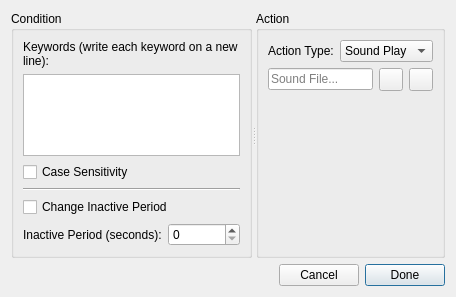
<?xml version="1.0" encoding="UTF-8"?>
<ui version="4.0">
 <class>CommandSingleEditor</class>
 <widget class="QDialog" name="CommandSingleEditor">
  <property name="geometry">
   <rect>
    <x>0</x>
    <y>0</y>
    <width>456</width>
    <height>297</height>
   </rect>
  </property>
  <property name="windowTitle">
   <string>Command Creating</string>
  </property>
  <layout class="QVBoxLayout" name="verticalLayout_3">
   <item>
    <widget class="QSplitter" name="splitter">
     <property name="orientation">
      <enum>Qt::Horizontal</enum>
     </property>
     <property name="childrenCollapsible">
      <bool>false</bool>
     </property>
     <widget class="QGroupBox" name="groupBox">
      <property name="title">
       <string>Condition</string>
      </property>
      <layout class="QVBoxLayout" name="verticalLayout_2">
       <item>
        <widget class="QLabel" name="label">
         <property name="text">
          <string>Keywords (write each keyword on a new line):</string>
         </property>
         <property name="wordWrap">
          <bool>true</bool>
         </property>
         <property name="buddy">
          <cstring>groupBox</cstring>
         </property>
        </widget>
       </item>
       <item>
        <widget class="QPlainTextEdit" name="plainTextEditKeywords">
         <property name="sizePolicy">
          <sizepolicy hsizetype="Preferred" vsizetype="Preferred">
           <horstretch>0</horstretch>
           <verstretch>0</verstretch>
          </sizepolicy>
         </property>
        </widget>
       </item>
       <item>
        <widget class="QCheckBox" name="checkBoxCaseSensitivity">
         <property name="text">
          <string>Case Sensitivity</string>
         </property>
        </widget>
       </item>
       <item>
        <widget class="Line" name="line">
         <property name="orientation">
          <enum>Qt::Horizontal</enum>
         </property>
        </widget>
       </item>
       <item>
        <layout class="QGridLayout" name="gridLayout_3">
         <item row="1" column="0">
          <widget class="QLabel" name="labelCooldown">
           <property name="toolTip">
            <string>&lt;html&gt;&lt;head/&gt;&lt;body&gt;&lt;p&gt;The time during which the command cannot be run after the last run&lt;/p&gt;&lt;/body&gt;&lt;/html&gt;</string>
           </property>
           <property name="text">
            <string>Inactive Period (seconds):</string>
           </property>
           <property name="wordWrap">
            <bool>true</bool>
           </property>
          </widget>
         </item>
         <item row="1" column="1">
          <widget class="QSpinBox" name="spinBoxCooldown">
           <property name="toolTip">
            <string>&lt;html&gt;&lt;head/&gt;&lt;body&gt;&lt;p&gt;The time during which the command cannot be run after the last run&lt;/p&gt;&lt;/body&gt;&lt;/html&gt;</string>
           </property>
           <property name="maximum">
            <number>20000000</number>
           </property>
          </widget>
         </item>
         <item row="0" column="0" colspan="2">
          <widget class="QCheckBox" name="checkBoxChangeInactivePeriod">
           <property name="toolTip">
            <string>&lt;html&gt;&lt;head/&gt;&lt;body&gt;&lt;p&gt;The time during which the command cannot be run after the last run&lt;/p&gt;&lt;/body&gt;&lt;/html&gt;</string>
           </property>
           <property name="text">
            <string>Change Inactive Period</string>
           </property>
          </widget>
         </item>
        </layout>
       </item>
      </layout>
     </widget>
     <widget class="QGroupBox" name="groupBox_2">
      <property name="title">
       <string>Action</string>
      </property>
      <layout class="QGridLayout" name="gridLayout">
       <item row="0" column="0">
        <widget class="QLabel" name="label_3">
         <property name="text">
          <string>Action Type:</string>
         </property>
        </widget>
       </item>
       <item row="0" column="1">
        <widget class="QComboBox" name="comboBoxActionType">
         <item>
          <property name="text">
           <string>Sound Play</string>
          </property>
         </item>
        </widget>
       </item>
       <item row="1" column="0" colspan="2">
        <widget class="QStackedWidget" name="stackedWidgetActionEdit">
         <widget class="QWidget" name="pageActionSoundPlay">
          <layout class="QGridLayout" name="gridLayout_2">
           <property name="leftMargin">
            <number>0</number>
           </property>
           <property name="topMargin">
            <number>0</number>
           </property>
           <property name="rightMargin">
            <number>0</number>
           </property>
           <property name="bottomMargin">
            <number>0</number>
           </property>
           <item row="1" column="1">
            <widget class="QToolButton" name="toolButtonFindSoundFile">
             <property name="toolTip">
              <string>&lt;html&gt;&lt;head/&gt;&lt;body&gt;&lt;p&gt;Browse File&lt;/p&gt;&lt;/body&gt;&lt;/html&gt;</string>
             </property>
             <property name="text">
              <string/>
             </property>
             <property name="icon">
              <iconset resource="resources.qrc">
               <normaloff>:/resources/images/ic-folder.png</normaloff>:/resources/images/ic-folder.png</iconset>
             </property>
            </widget>
           </item>
           <item row="1" column="2">
            <widget class="QToolButton" name="toolButtonSoundPlay">
             <property name="toolTip">
              <string>&lt;html&gt;&lt;head/&gt;&lt;body&gt;&lt;p&gt;Play Sound&lt;/p&gt;&lt;/body&gt;&lt;/html&gt;</string>
             </property>
             <property name="text">
              <string/>
             </property>
             <property name="icon">
              <iconset resource="resources.qrc">
               <normaloff>:/resources/images/ic-play.png</normaloff>:/resources/images/ic-play.png</iconset>
             </property>
            </widget>
           </item>
           <item row="1" column="0">
            <widget class="QLineEdit" name="lineEditSoundFile">
             <property name="placeholderText">
              <string>Sound File...</string>
             </property>
            </widget>
           </item>
           <item row="2" column="1">
            <spacer name="verticalSpacer">
             <property name="orientation">
              <enum>Qt::Vertical</enum>
             </property>
             <property name="sizeHint" stdset="0">
              <size>
               <width>20</width>
               <height>40</height>
              </size>
             </property>
            </spacer>
           </item>
          </layout>
         </widget>
        </widget>
       </item>
      </layout>
     </widget>
    </widget>
   </item>
   <item>
    <layout class="QHBoxLayout" name="horizontalLayout">
     <property name="leftMargin">
      <number>0</number>
     </property>
     <property name="rightMargin">
      <number>0</number>
     </property>
     <property name="bottomMargin">
      <number>0</number>
     </property>
     <item>
      <spacer name="horizontalSpacer">
       <property name="orientation">
        <enum>Qt::Horizontal</enum>
       </property>
       <property name="sizeHint" stdset="0">
        <size>
         <width>10</width>
         <height>10</height>
        </size>
       </property>
      </spacer>
     </item>
     <item>
      <widget class="QPushButton" name="pushButtonCancel">
       <property name="text">
        <string>Cancel</string>
       </property>
      </widget>
     </item>
     <item>
      <widget class="QPushButton" name="pushButtonDone">
       <property name="text">
        <string>Done</string>
       </property>
       <property name="default">
        <bool>true</bool>
       </property>
      </widget>
     </item>
    </layout>
   </item>
  </layout>
 </widget>
 <resources>
  <include location="resources.qrc"/>
 </resources>
 <connections/>
</ui>
